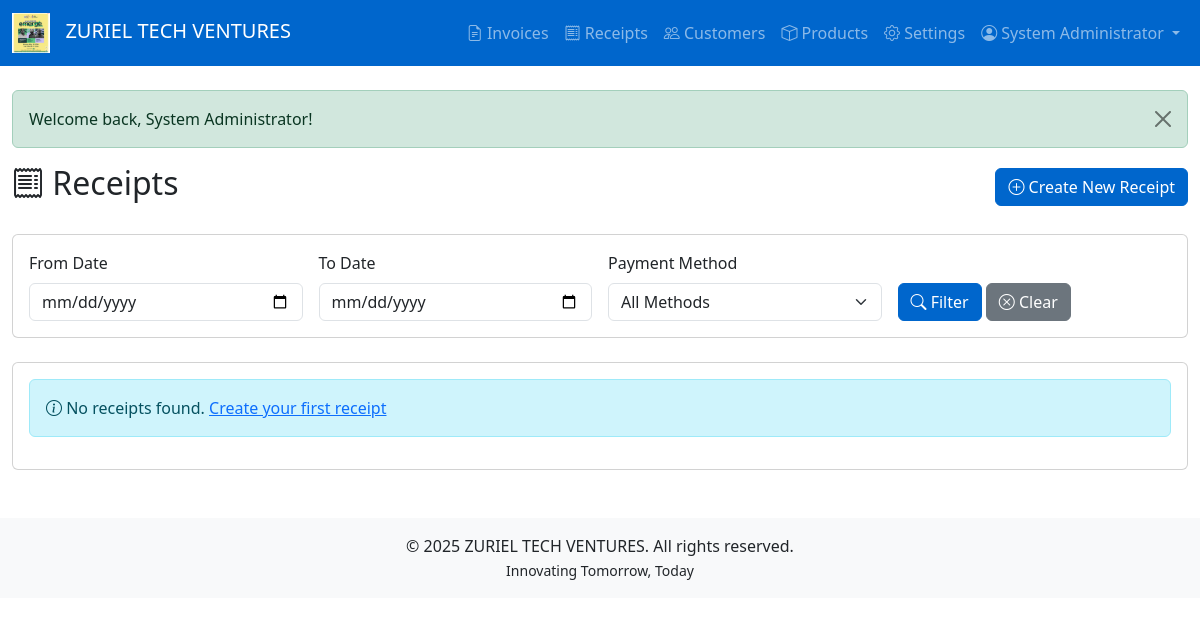
The page /receipts (signed in) on the database as committed earlier.
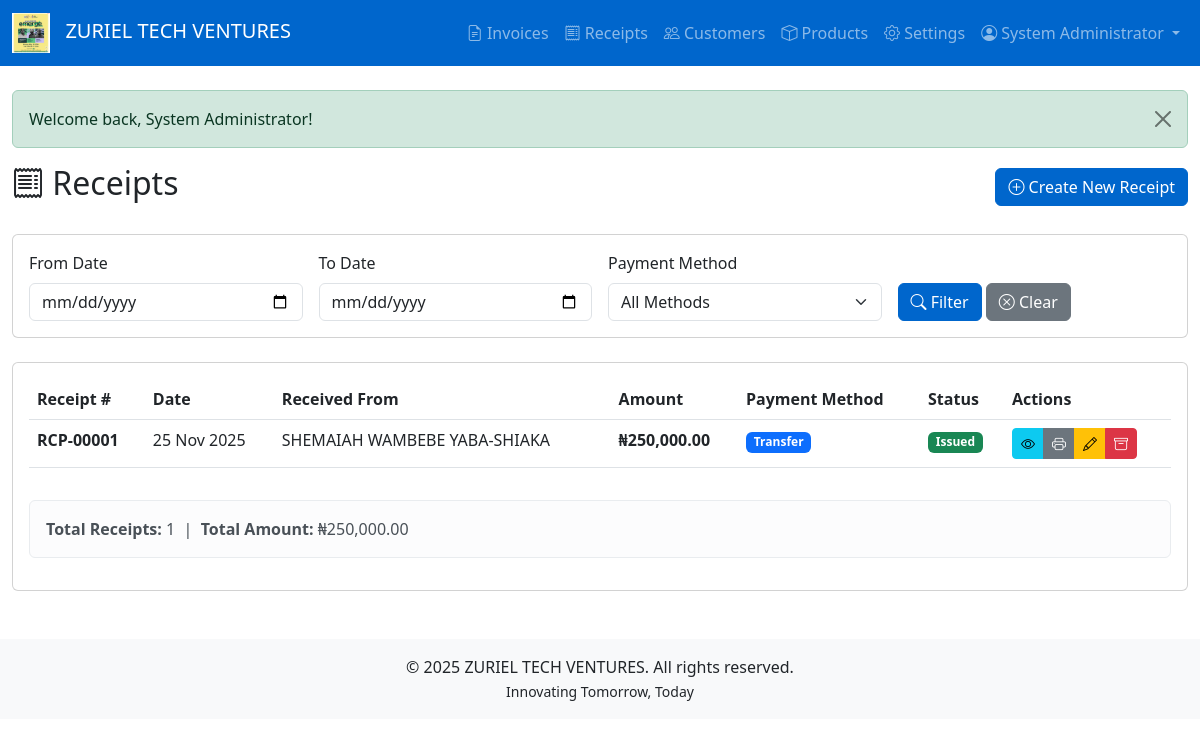
The same page on the database as committed later.
### tables this page shows
CREATE TABLE `receipts` (
  `id` int(11) NOT NULL,
  `receipt_number` varchar(50) NOT NULL,
  `invoice_id` int(11) DEFAULT NULL,
  `receipt_date` date NOT NULL,
  `received_from` varchar(255) NOT NULL,
  `amount_naira` int(11) NOT NULL,
  `amount_kobo` int(11) NOT NULL DEFAULT 0,
  `total_amount` decimal(10,2) NOT NULL,
  `payment_for` text NOT NULL,
  `payment_method` enum('cash','transfer','pos','other') NOT NULL,
  `status` enum('issued','archived') DEFAULT 'issued',
  `created_at` timestamp NOT NULL DEFAULT current_timestamp(),
  `updated_at` timestamp NOT NULL DEFAULT current_timestamp() ON UPDATE current_timestamp()
);

### app/controllers/ReceiptController.php (called while the page is built, shortened)
<?php
require_once __DIR__ . '/../models/Receipt.php';
class ReceiptController extends ProtectedController {
    private $receiptModel;
    public function __construct($db) {
        $this->receiptModel = new Receipt($db);
    }
    public function index() {
        $dateFrom = $this->query('date_from');
        $dateTo = $this->query('date_to');
        $paymentMethod = $this->query('payment_method');
        $receipts = $this->receiptModel->getFiltered($dateFrom, $dateTo, $paymentMethod);
        $this->view('receipts/index', [
            'receipts' => $receipts,
            'flash' => $this->getFlash(),
            'filters' => compact('dateFrom', 'dateTo', 'paymentMethod')
        ]);
    }
}
?>

### config/config.php (called while the page is built, shortened)
<?php
class Config {
    private static $config = [];
    public static function load($db) {
        try {
            $stmt = $db->query("SELECT config_key, config_value FROM config");
            while ($row = $stmt->fetch(PDO::FETCH_ASSOC)) {
                self::$config[$row['config_key']] = $row['config_value'];
            }
        } catch (PDOException $e) {
            self::loadDefaults();
        }
    }
    public static function get($key, $default = null) {
        return self::$config[$key] ?? $default;
    }
    public static function url($path = '') {
        $scriptPath = str_replace('\\', '/', dirname($_SERVER['SCRIPT_NAME']));
        $basePath = str_replace('/public', '', $scriptPath);
        $path = ltrim($path, '/');
        return $basePath . ($path ? '/' . $path : '');
    }
}
?>

### app/models/model.php (called while the page is built, shortened)
<?php
class Model {
    public function __construct($db) {
        $this->db = $db;
    }
}
?>

### app/models/receipt.php (called while the page is built, shortened)
<?php
require_once __DIR__ . '/Model.php';
class Receipt extends Model {
    protected $table = 'receipts';
    public function getFiltered($dateFrom = null, $dateTo = null, $paymentMethod = null) {
        $sql = "SELECT r.*, i.invoice_number
                FROM {$this->table} r
                LEFT JOIN invoices i ON r.invoice_id = i.id
                WHERE 1=1";
        $params = [];
        $sql .= " ORDER BY r.receipt_date DESC, r.id DESC";
        $stmt = $this->db->prepare($sql);
        $stmt->execute($params);
        return $stmt->fetchAll();
    }
}
?>

### app/views/receipts/index.php (the view, shortened to what the changed rows need)
<?php require_once __DIR__ . '/../layouts/header.php'; ?>
<div class="row">
    <div class="col-12">
        <div class="d-flex justify-content-between align-items-center mb-4">
            <h2><i class="bi bi-receipt"></i> Receipts</h2>
        </div>
        <div class="card">
            <div class="card-body">
                <?php if (empty($receipts)): ?>
                    <div class="alert alert-info">
                        <i class="bi bi-info-circle"></i> No receipts found. <a href="<?php echo Config::url('receipts/create'); ?>">Create your first receipt</a>
                    </div>
                <?php else: ?>
                    <div class="table-responsive">
                        <table class="table table-hover">
                            <thead>
                                <tr>
                                    <th>Receipt #</th>
                                    <th>Date</th>
                                    <th>Received From</th>
                                    <th>Amount</th>
                                    <th>Payment Method</th>
                                    <th>Status</th>
                                    <th>Actions</th>
                                </tr>
                            </thead>
                            <tbody>
                                <?php foreach ($receipts as $receipt): ?>
                                    <tr>
                                        <td>
                                            <strong><?php echo htmlspecialchars($receipt['receipt_number']); ?></strong>
                                        </td>
                                        <td><?php echo date('d M Y', strtotime($receipt['receipt_date'])); ?></td>
                                        <td><?php echo htmlspecialchars($receipt['received_from']); ?></td>
                                        <td>
                                            <strong><?php echo Config::get('CURRENCY_SYMBOL_MAJOR', '₦'); ?><?php echo number_format($receipt['total_amount'], 2); ?></strong>
                                        </td>
                                        <td>
                                            <span class="badge bg-<?php
                                                echo $receipt['payment_method'] === 'cash' ? 'success' :
                                                    ($receipt['payment_method'] === 'transfer' ? 'primary' :
                                                    ($receipt['payment_method'] === 'pos' ? 'info' : 'secondary'));
                                            ?>">
                                                <?php echo ucfirst($receipt['payment_method']); ?>
                                            </span>
                                        </td>
                                        <td>
                                            <span class="badge bg-<?php echo $receipt['status'] === 'issued' ? 'success' : 'secondary'; ?>">
                                                <?php echo ucfirst($receipt['status']); ?>
                                            </span>
                                        </td>
                                        <td>
                                            <div class="btn-group btn-group-sm">
                                                <a href="<?php echo Config::url('receipts/view/' . $receipt['id']); ?>"
                                                   class="btn btn-info" title="View">
                                                    <i class="bi bi-eye"></i>
                                                </a>
                                                <a href="<?php echo Config::url('receipts/print/' . $receipt['id']); ?>"
                                                   class="btn btn-secondary" title="Print" target="_blank">
                                                    <i class="bi bi-printer"></i>
                                                </a>
                                                <a href="<?php echo Config::url('receipts/edit/' . $receipt['id']); ?>"
                                                   class="btn btn-warning" title="Edit">
                                                    <i class="bi bi-pencil"></i>
                                                </a>
                                                <a href="<?php echo Config::url('receipts/delete/' . $receipt['id']); ?>"
                                                   class="btn btn-danger" title="Archive"
                                                   onclick="return confirm('Archive this receipt?')">
                                                    <i class="bi bi-archive"></i>
                                                </a>
                                            </div>
                                        </td>
                                    </tr>
                                <?php endforeach; ?>
                            </tbody>
                        </table>
                    </div>
                    <?php if (!empty($receipts)): ?>
                    <div class="mt-3">
                        <div class="alert alert-light">
                            <strong>Total Receipts:</strong> <?php echo count($receipts); ?>
                            <?php
                            $totalAmount = array_sum(array_column($receipts, 'total_amount'));
                            ?>
                            &nbsp;|&nbsp;
                            <strong>Total Amount:</strong> <?php echo Config::get('CURRENCY_SYMBOL_MAJOR', '₦'); ?><?php echo number_format($totalAmount, 2); ?>
                        </div>
                    </div>
                    <?php endif; ?>
                <?php endif; ?>
            </div>
        </div>
    </div>
</div>
<?php require_once __DIR__ . '/../layouts/footer.php'; ?>

Rows that differ between the two databases and show on the page:
added receipts: receipt_number "RCP-00001", receipt_date "25 Nov 2025", received_from "SHEMAIAH WAMBEBE YABA-SHIAKA", total_amount "250,000.00", payment_method "Transfer", status "Issued"
Other text that changed with them:
count($receipts): (not shown) → "1"
Config::get('CURRENCY_SYMBOL_MAJOR', '₦'): (not shown) → "₦"
$totalAmount: (not shown) → "250,000.00"
text no longer shown: "No receipts found. Create your first receipt"
text now shown: "Receipt # Date Received From Amount Payment Method Status Actions Total Receipts: | Total Amount:"
